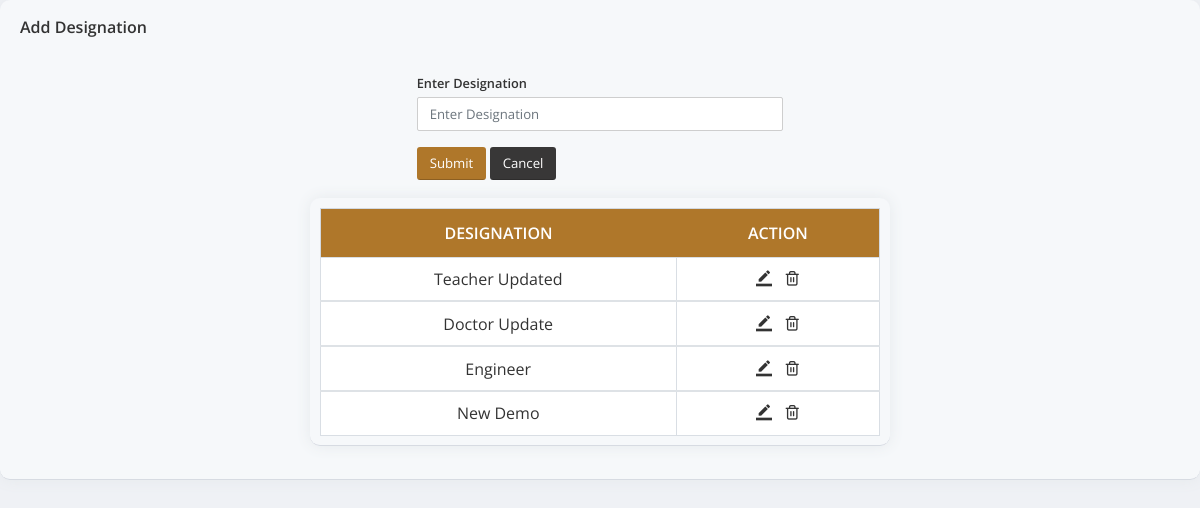
Screenshot of /adddesignation.php with the database file from the repository.
### tables this page shows
CREATE TABLE `designation` (
  `designationid` int(10) NOT NULL,
  `designation` varchar(50) NOT NULL
);

### adddesignation.php (the view, shortened to what this page needs)
<?php
include('ajaxconfig.php');
?>
<head>
		<link rel="stylesheet" href="css/bootstrap.min.css">
		<link rel="stylesheet" href="fonts/style.css">
		<link rel="stylesheet" href="css/main.css">
		<link rel="stylesheet" href="vendor/customcss/customstyle.css" />
	</head>
	<body>
<div class="card">
<form>
<div class="card-header">
Add Designation
</div>
<div class="card-body">
<div class="row">
<div class="col-xl-4 col-lg-4 col-md-4 col-sm-4 col-12">
</div>
<div class="col-xl-4 col-lg-4 col-md-4 col-sm-4 col-12">
<div class="form-group">
<label class="label">Enter Designation</label>
<input type="text" name="designation" id="designation" class="form-control" placeholder="Enter Designation">
</div>
</div>
<div class="col-xl-4 col-lg-4 col-md-4 col-sm-4 col-12">
</div>
</div>
<div class="row">
<div class="col-xl-4 col-lg-4 col-md-4 col-sm-4 col-12">
</div>
<div class="col-xl-4 col-lg-4 col-md-4 col-sm-4 col-12">
<button type="button" name="submitdesigbtn" id="submitdesigbtn" class="btn btn-primary">Submit</button>
<button type="reset" class="btn btn-secondary">Cancel</button>
</div>
<div class="col-xl-4 col-lg-4 col-md-4 col-sm-4 col-12">
</div>
</div>
</form>
<br />
                <div class="table-container unit-table" id="starttable">
				<div class="table-responsive">
				<table class="table custom-table m-0" >
				<thead>
				<tr>
					<th>DESIGNATION</th>
					<th>ACTION</th>
				</tr>
			    </thead>
			    <tbody>
					<?php
					$designationselect="SELECT * FROM designation";
					$designationresult=$con->query($designationselect);
					if($designationresult->num_rows>0){
					while($desigs=$designationresult->fetch_assoc()){
					?>
					<tr>
					<td><?php if(isset($desigs["designation"])){ echo $desigs["designation"]; }?></td>
					<td>
						<a id="editdesignation" value="<?php if(isset($desigs["designationid"])){ echo $desigs["designationid"];}?>"><span class="icon-border_color"></span></a> &nbsp
						 <a id="deletedesignation" value="<?php if(isset($desigs["designationid"])){ echo $desigs["designationid"]; }?>"><span class="icon-trash-2"></span></a>
			           </td>
				    </tr>
				    </tbody>
				    <?php }} ?>
				</table>
			</div>
		</div>
	</div>
</body>

### rows the page displays
designation: designation "Teacher Updated", $desigs["designationid"] 2 (drawn)
designation: designation "Doctor Update", $desigs["designationid"] 3 (drawn)
designation: designation "Engineer", $desigs["designationid"] 4 (drawn)
designation: designation "New Demo", $desigs["designationid"] 6 (drawn)
